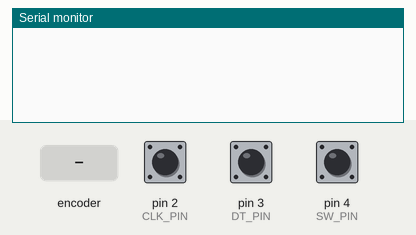
Bench run of a sketch on a simulated Arduino Nano, built with avr-gcc and run on an emulated ATmega328P. On the bench: the last lines printed to the serial monitor. The inputs (shaded band) are chosen by the test bench; at power-on: pin 4 (SW_PIN) HIGH, pin 2 (CLK_PIN) HIGH, pin 3 (DT_PIN) HIGH.

Above: at 1.2 s.
1.3 s: rotary encoder on pin 2 (CLK_PIN) / pin 3 (DT_PIN) turned 1 step (first pin leading)
At 2.0 s:
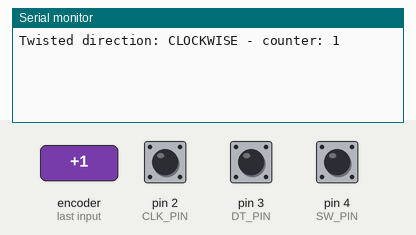
3.0 s: pin 4 (SW_PIN) pulled LOW for 0.15 s
At 4.3 s:
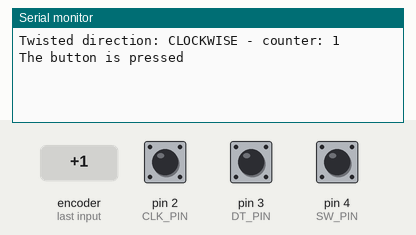
4.6 s: rotary encoder on pin 2 (CLK_PIN) / pin 3 (DT_PIN) turned 2 steps (second pin leading)
At 5.6 s:
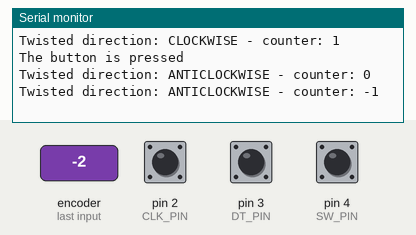

Measured:
- after the input at 1.3 s, the serial monitor: prints a new line after 0.05 s (image 1)
- after the input at 3.0 s, the serial monitor: prints a new line after 0.05 s (image 2)
- after the input at 4.6 s, the serial monitor: prints a new line after 0.08 s (image 3)

The sketch:

Controller.ino
```cpp
#include <ezButton.h>  // The library to use for SW pin

#define CLK_PIN 2 // The Arduino Nano pin D2 connect to the pin CLK of the rotary encoder
#define DT_PIN  3 // The Arduino Nano pin D3 connect to the pin DT of the rotary encoder
#define SW_PIN  4 // The Arduino Nano pin D4 connect to the pin SW of the rotary encoder

#define DIRECTION_CW 0   // clockwise direction
#define DIRECTION_CCW 1  // anticlockwise direction

volatile int counter = 0;
volatile int direction = DIRECTION_CW;
volatile unsigned long last_time;  // for debouncing
int prev_counter;

ezButton button(SW_PIN);

void INTERRUPT_handler() {
  if ((millis() - last_time) < 50)  // debounce time is 10ms
    return;

  if (digitalRead(DT_PIN) == HIGH) {
    // The encoder is rotating in anticlockwise direction => decrease the counter
    counter--;
    direction = DIRECTION_CCW;
  } else {
    // The encoder is rotating in clockwise direction => increase the counter
    counter++;
    direction = DIRECTION_CW;
  }

  last_time = millis();
}

void setup() {
  Serial.begin(9600);

  // Configure encoder pins as inputs
  pinMode(CLK_PIN, INPUT);
  pinMode(DT_PIN, INPUT);
  button.setDebounceTime(50);  // set debounce time to 50 milliseconds

  // use interrupt for CLK pin is enough
  // call INTERRUPT_handler() when CLK pin changes from LOW to HIGH
  attachInterrupt(digitalPinToInterrupt(CLK_PIN), INTERRUPT_handler, RISING);
}

void loop() {
  button.loop();  // MUST call the loop() function first

  if (prev_counter != counter) {
    Serial.print("Twisted direction: ");
    if (direction == DIRECTION_CW)
      Serial.print("CLOCKWISE");
    else
      Serial.print("ANTICLOCKWISE");

    Serial.print(" - counter: ");
    Serial.println(counter);

    prev_counter = counter;
  }

  if (button.isPressed()) {
    Serial.println("The button is pressed");
  }

  // TO DO: your other work here
}
```
